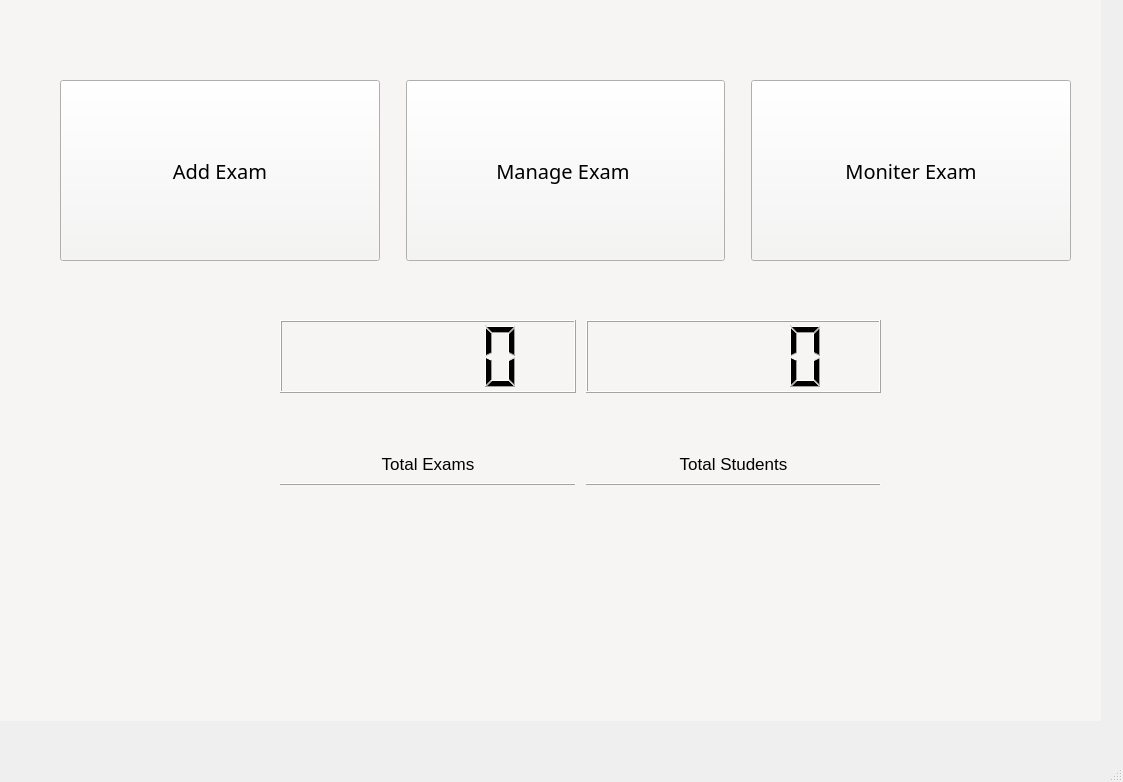
<?xml version="1.0" encoding="UTF-8"?>
<ui version="4.0">
 <class>Dashboard</class>
 <widget class="QMainWindow" name="Dashboard">
  <property name="geometry">
   <rect>
    <x>0</x>
    <y>0</y>
    <width>1123</width>
    <height>782</height>
   </rect>
  </property>
  <property name="windowTitle">
   <string>MainWindow</string>
  </property>
  <widget class="QWidget" name="centralwidget">
   <widget class="QWidget" name="Dashboard_main_widget" native="true">
    <property name="geometry">
     <rect>
      <x>0</x>
      <y>0</y>
      <width>1101</width>
      <height>721</height>
     </rect>
    </property>
    <property name="styleSheet">
     <string notr="true">background-color: rgb(246, 245, 244);</string>
    </property>
    <widget class="QWidget" name="horizontalLayoutWidget">
     <property name="geometry">
      <rect>
       <x>50</x>
       <y>70</y>
       <width>1031</width>
       <height>201</height>
      </rect>
     </property>
     <layout class="QHBoxLayout" name="horizontalLayout_Dashboard">
      <property name="spacing">
       <number>26</number>
      </property>
      <property name="leftMargin">
       <number>10</number>
      </property>
      <property name="topMargin">
       <number>10</number>
      </property>
      <property name="rightMargin">
       <number>10</number>
      </property>
      <property name="bottomMargin">
       <number>10</number>
      </property>
      <item>
       <widget class="QPushButton" name="Add_Exam_btn">
        <property name="sizePolicy">
         <sizepolicy hsizetype="Minimum" vsizetype="Preferred">
          <horstretch>0</horstretch>
          <verstretch>0</verstretch>
         </sizepolicy>
        </property>
        <property name="font">
         <font>
          <family>Arial Black</family>
          <pointsize>15</pointsize>
         </font>
        </property>
        <property name="styleSheet">
         <string notr="true"/>
        </property>
        <property name="text">
         <string>Add Exam</string>
        </property>
        <property name="icon">
         <iconset>
          <normaloff>../Media/Incognito Icon - Download in Line Style_files/f63127a.svg</normaloff>../Media/Incognito Icon - Download in Line Style_files/f63127a.svg</iconset>
        </property>
        <property name="iconSize">
         <size>
          <width>20</width>
          <height>20</height>
         </size>
        </property>
       </widget>
      </item>
      <item>
       <widget class="QPushButton" name="Manage_exams_btn">
        <property name="sizePolicy">
         <sizepolicy hsizetype="Minimum" vsizetype="Preferred">
          <horstretch>0</horstretch>
          <verstretch>0</verstretch>
         </sizepolicy>
        </property>
        <property name="font">
         <font>
          <family>Arial Black</family>
          <pointsize>15</pointsize>
         </font>
        </property>
        <property name="styleSheet">
         <string notr="true"/>
        </property>
        <property name="text">
         <string>Manage Exam </string>
        </property>
        <property name="icon">
         <iconset>
          <normaloff>../Media/Incognito Icon - Download in Line Style_files/f63127a.svg</normaloff>../Media/Incognito Icon - Download in Line Style_files/f63127a.svg</iconset>
        </property>
        <property name="iconSize">
         <size>
          <width>20</width>
          <height>20</height>
         </size>
        </property>
       </widget>
      </item>
      <item>
       <widget class="QPushButton" name="Moniter_exam_btn">
        <property name="sizePolicy">
         <sizepolicy hsizetype="Minimum" vsizetype="Preferred">
          <horstretch>0</horstretch>
          <verstretch>0</verstretch>
         </sizepolicy>
        </property>
        <property name="font">
         <font>
          <family>Arial Black</family>
          <pointsize>15</pointsize>
         </font>
        </property>
        <property name="styleSheet">
         <string notr="true"/>
        </property>
        <property name="text">
         <string>Moniter Exam</string>
        </property>
        <property name="icon">
         <iconset>
          <normaloff>../Media/Incognito Icon - Download in Line Style_files/f63127a.svg</normaloff>../Media/Incognito Icon - Download in Line Style_files/f63127a.svg</iconset>
        </property>
        <property name="iconSize">
         <size>
          <width>20</width>
          <height>20</height>
         </size>
        </property>
       </widget>
      </item>
     </layout>
    </widget>
    <widget class="QWidget" name="gridLayoutWidget">
     <property name="geometry">
      <rect>
       <x>270</x>
       <y>310</y>
       <width>621</width>
       <height>221</height>
      </rect>
     </property>
     <layout class="QGridLayout" name="gridLayout_dashboard" rowstretch="0,0,0" columnstretch="0,0">
      <property name="leftMargin">
       <number>10</number>
      </property>
      <property name="topMargin">
       <number>10</number>
      </property>
      <property name="rightMargin">
       <number>10</number>
      </property>
      <property name="bottomMargin">
       <number>10</number>
      </property>
      <property name="horizontalSpacing">
       <number>10</number>
      </property>
      <property name="verticalSpacing">
       <number>55</number>
      </property>
      <item row="1" column="0">
       <widget class="QLCDNumber" name="lcdNumber"/>
      </item>
      <item row="1" column="1">
       <widget class="QLCDNumber" name="lcdNumber_2"/>
      </item>
      <item row="2" column="0">
       <widget class="QLabel" name="total_papers_label">
        <property name="font">
         <font>
          <pointsize>13</pointsize>
         </font>
        </property>
        <property name="frameShape">
         <enum>QFrame::HLine</enum>
        </property>
        <property name="frameShadow">
         <enum>QFrame::Raised</enum>
        </property>
        <property name="text">
         <string>Total Exams</string>
        </property>
        <property name="textFormat">
         <enum>Qt::AutoText</enum>
        </property>
        <property name="scaledContents">
         <bool>false</bool>
        </property>
        <property name="alignment">
         <set>Qt::AlignHCenter|Qt::AlignTop</set>
        </property>
       </widget>
      </item>
      <item row="2" column="1">
       <widget class="QLabel" name="total_Students_label_2">
        <property name="font">
         <font>
          <pointsize>13</pointsize>
         </font>
        </property>
        <property name="frameShape">
         <enum>QFrame::HLine</enum>
        </property>
        <property name="frameShadow">
         <enum>QFrame::Raised</enum>
        </property>
        <property name="text">
         <string>Total Students</string>
        </property>
        <property name="textFormat">
         <enum>Qt::AutoText</enum>
        </property>
        <property name="scaledContents">
         <bool>false</bool>
        </property>
        <property name="alignment">
         <set>Qt::AlignHCenter|Qt::AlignTop</set>
        </property>
       </widget>
      </item>
     </layout>
    </widget>
   </widget>
  </widget>
  <widget class="QMenuBar" name="menubar">
   <property name="geometry">
    <rect>
     <x>0</x>
     <y>0</y>
     <width>1123</width>
     <height>22</height>
    </rect>
   </property>
  </widget>
  <widget class="QStatusBar" name="statusbar"/>
 </widget>
 <resources/>
 <connections/>
</ui>
